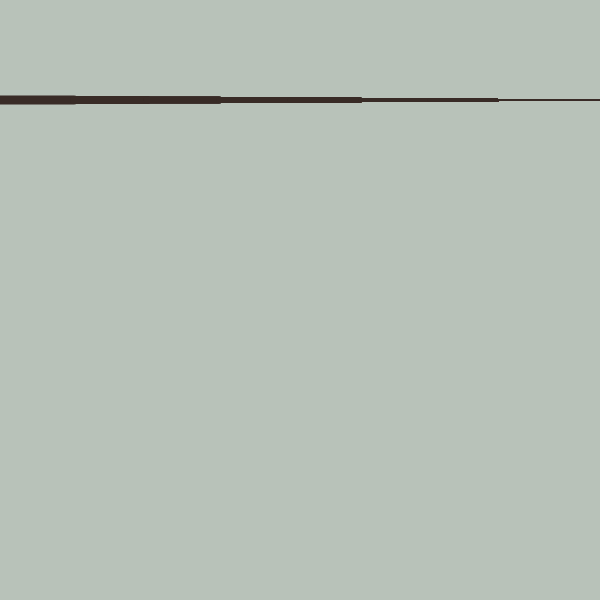
Frame 1 (no input)
Frame 60 (no input): identical to frame 1, image omitted
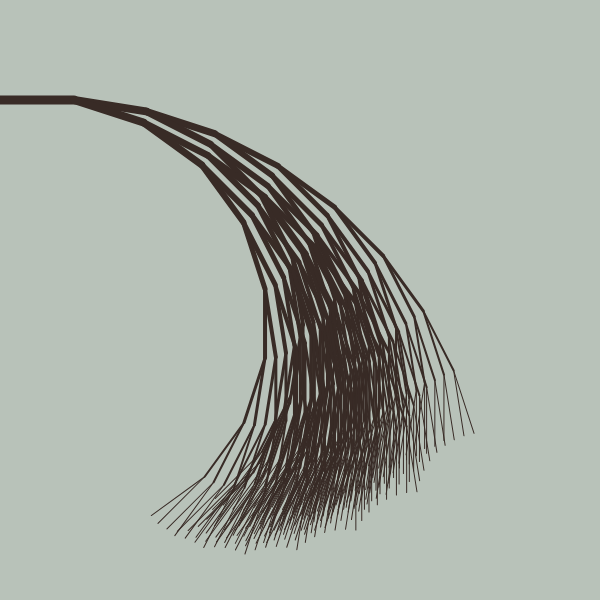
Frame 120 (the mouse pressed at the canvas centre since frame 60)

The p5.js sketch that drew these frames (run headless with seeded random() and noise() and a simulated clock; from frame 60 on, the mouse is pressed at the canvas centre):

// p5.js sketch
// ── sketch.js
let light;
let dark;
let startWeight = 10;
let angle = 0;

function setup() {
  light = color("#b8c2b9")
  dark = color("#382b26")
  canvas = createCanvas(600, 600);
  stroke(dark);
}
function draw() {
  background(light);
  angle = (mouseY / height) * PI / 10;
  translate(0, 100);
  rotate(PI / 2);
  recurse(1);
}

function recurse(depth) {

  if (startWeight <= depth) {
    return;
  }

  let len = 75 - depth;

  let weight = startWeight - depth;
  strokeWeight(weight);

  push();

  line(0, 0, 0, -len);
  translate(0, -len);
  rotate(angle);
  recurse(depth + 1);
  rotate(angle);
  recurse(depth + 1);
  pop();
}
